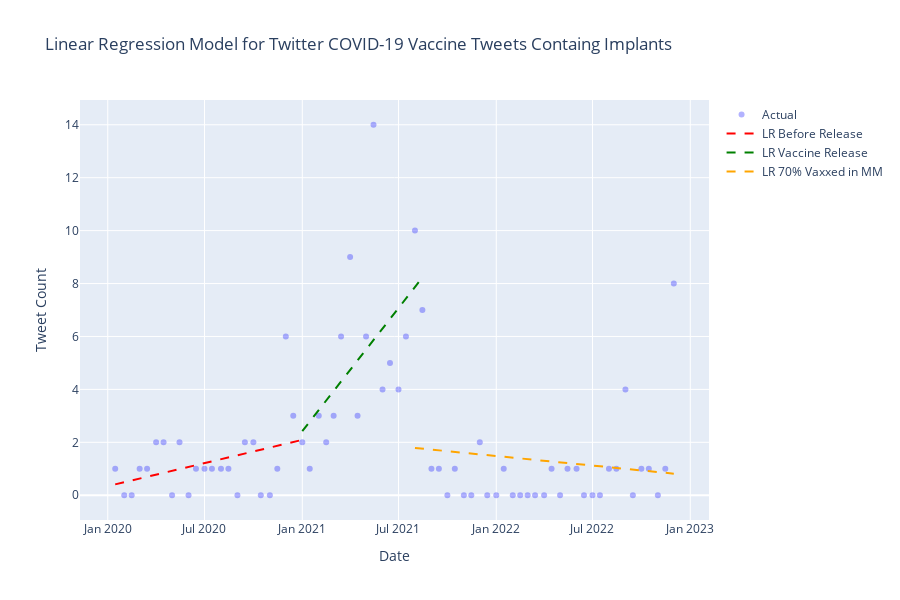

The notebook cell this image was saved under:
### Markdown cell above
# Perform Linear Regression

### Code cell
## Perform regression modeling
from sklearn.linear_model import LinearRegression
from sklearn.metrics import r2_score, mean_squared_error

import statsmodels.api as sm

# Convert datetime to int
x = df_dates_binned['Date'].astype('int64') / 10**9  # Convert to seconds (UNIX epoch start)
x_before_vaccine = x.loc[:23].tail(24)
x_during_release = x.loc[:38].tail(16)
x_after_release = x.loc[:69].tail(33)

x = x.values.reshape(-1, 1)
x_before_vaccine = x_before_vaccine.values.reshape(-1, 1)
x_during_release = x_during_release.values.reshape(-1, 1)
x_after_release = x_after_release.values.reshape(-1, 1)

y = df_dates_binned['Count'].loc[:69]
y_b = df_dates_binned['Count'].loc[:23].tail(24)
y_d = df_dates_binned['Count'].loc[:38].tail(16)
y_a = df_dates_binned['Count'].loc[:69].tail(33)
#--------------------------------------------------------------
# Linear regression model
#--------------------------------------------------------------
# Stastical approach
x_b = sm.add_constant(x_before_vaccine)
x_d = sm.add_constant(x_during_release)
x_a = sm.add_constant(x_after_release)

linear_model_stat_b = sm.OLS(y_b, x_b)
linear_model_stat_d = sm.OLS(y_d, x_d)
linear_model_stat_a = sm.OLS(y_a, x_a)

lms_results_b = linear_model_stat_b.fit()
lms_results_d = linear_model_stat_d.fit()
lms_results_a = linear_model_stat_a.fit()

p_values_b = lms_results_b.pvalues[1:]
p_values_d = lms_results_d.pvalues[1:]
p_values_a = lms_results_a.pvalues[1:]

# Machine learning approach (no p-values)

linear_model_b = LinearRegression()
linear_model_b.fit(x_b, y_b)
y_linear_pred_b = linear_model_b.predict(x_b)

linear_model_d = LinearRegression()
linear_model_d.fit(x_d, y_d)
y_linear_pred_d = linear_model_d.predict(x_d)

linear_model_a = LinearRegression()
linear_model_a.fit(x_a, y_a)
y_linear_pred_a = linear_model_a.predict(x_a)

# Calculate R2 and RMSE for linear regression model
linear_r2_b = r2_score(y_b, y_linear_pred_b)
linear_rmse_b = np.sqrt(mean_squared_error(y_b, y_linear_pred_b))

linear_r2_d = r2_score(y_d, y_linear_pred_d)
linear_rmse_d = np.sqrt(mean_squared_error(y_d, y_linear_pred_d))

linear_r2_a = r2_score(y_a, y_linear_pred_a)
linear_rmse_a = np.sqrt(mean_squared_error(y_a, y_linear_pred_a))

print("Model Evaluation - Machine Learning")
print("Linear Regression - Before Release : RMSE=%.2f, R2=%.2f" % (linear_rmse_b, linear_r2_b))
print("Linear Regression - Vaccine Release : RMSE=%.2f, R2=%.2f" % (linear_rmse_d, linear_r2_d))
print("Linear Regression - 70%% Vaxxed in MM : RMSE=%.2f, R2=%.2f" % (linear_rmse_a, linear_r2_a))

print("\nModel Evaluation - Linear Regression")
for i, p_value_b in enumerate(p_values_b.index): print(f'Before Release - P({p_value_b}): {p_values_b[i]}')
if any(p_values_b <= 0.05): print("There is a significant relationship between the predictor and the response\n")
else: print("There is no significant relationship between the predictor and the response\n")

for i, p_value_d in enumerate(p_values_d.index): print(f'Vaccine Release - P({p_value_d}): {p_values_d[i]}')
if any(p_values_d <= 0.05): print("There is a significant relationship between the predictor and the response\n")
else: print("There is no significant relationship between the predictor and the response\n")

for i, p_value_a in enumerate(p_values_a.index): print(f'70% Vaxxed in MM - P({p_value_a}): {p_values_a[i]}')
if any(p_values_a <= 0.05): print("There is a significant relationship between the predictor and the response\n")
else: print("There is no significant relationship between the predictor and the response\n")


# Plot the model
import plotly.graph_objects as go

xtt = df_dates_binned['Date'].loc[:69].dt.strftime('%Y-%m-%d')
scatter_actual = go.Scatter(x=xtt, y=y, mode='markers', name='Actual', marker=dict(color='blue', opacity=0.3))

xb = df_dates_binned['Date'].loc[:23].tail(24).dt.strftime('%Y-%m-%d')
line_regression_b = go.Scatter(x=xb, y=y_linear_pred_b, mode='lines', name='LR Before Release', line=dict(color='red', dash='dash'))

xd = df_dates_binned['Date'].loc[:38].tail(16).dt.strftime('%Y-%m-%d')
line_regression_d = go.Scatter(x=xd, y=y_linear_pred_d, mode='lines', name='LR Vaccine Release', line=dict(color='green', dash='dash'))

xa = df_dates_binned['Date'].loc[:69].tail(33).dt.strftime('%Y-%m-%d')
line_regression_a = go.Scatter(x=xa, y=y_linear_pred_a, mode='lines', name='LR 70% Vaxxed in MM', line=dict(color='orange', dash='dash'))

data = [scatter_actual, line_regression_b, line_regression_d, line_regression_a]

layout = go.Layout(xaxis=dict(title='Date'),
                   yaxis=dict(title='Tweet Count'),
                   title='Linear Regression Model for Twitter COVID-19 Vaccine Tweets Containg Implants',
                   showlegend=True,
                   height=600)

fig = go.Figure(data=data, layout=layout)
fig.show()

### Figure 1 — Plotly figure (JSON) as saved in the notebook; plotly's stock layout.template omitted (floating-point values rounded to 4 significant figures)
{"data": [{"marker": {"color": "blue", "opacity": 0.3}, "mode": "markers", "name": "Actual", "type": "scatter", "x": ["2020-01-15", "2020-02-01", "2020-02-15", "2020-03-01", "2020-03-15", "2020-04-01", "2020-04-15", "2020-05-01", "2020-05-15", "2020-06-01", "2020-06-15", "2020-07-01", "2020-07-15", "2020-08-01", "2020-08-15", "2020-09-01", "2020-09-15", "2020-10-01", "2020-10-15", "2020-11-01", "2020-11-15", "2020-12-01", "2020-12-15", "2021-01-01", "2021-01-15", "2021-02-01", "2021-02-15", "2021-03-01", "2021-03-15", "2021-04-01", "2021-04-15", "2021-05-01", "2021-05-15", "2021-06-01", "2021-06-15", "2021-07-01", "2021-07-15", "2021-08-01", "2021-08-15", "2021-09-01", "2021-09-15", "2021-10-01", "2021-10-15", "2021-11-01", "2021-11-15", "2021-12-01", "2021-12-15", "2022-01-01", "2022-01-15", "2022-02-01", "2022-02-15", "2022-03-01", "2022-03-15", "2022-04-01", "2022-04-15", "2022-05-01", "2022-05-15", "2022-06-01", "2022-06-15", "2022-07-01", "2022-07-15", "2022-08-01", "2022-08-15", "2022-09-01", "2022-09-15", "2022-10-01", "2022-10-15", "2022-11-01", "2022-11-15", "2022-12-01"], "y": [1, 0, 0, 1, 1, 2, 2, 0, 2, 0, 1, 1, 1, 1, 1, 0, 2, 2, 0, 0, 1, 6, 3, 2, 1, 3, 2, 3, 6, 9, 3, 6, 14, 4, 5, 4, 6, 10, 7, 1, 1, 0, 1, 0, 0, 2, 0, 0, 1, 0, 0, 0, 0, 0, 1, 0, 1, 1, 0, 0, 0, 1, 1, 4, 0, 1, 1, 0, 1, 8]}, {"line": {"color": "red", "dash": "dash"}, "mode": "lines", "name": "LR Before Release", "type": "scatter", "x": ["2020-01-15", "2020-02-01", "2020-02-15", "2020-03-01", "2020-03-15", "2020-04-01", "2020-04-15", "2020-05-01", "2020-05-15", "2020-06-01", "2020-06-15", "2020-07-01", "2020-07-15", "2020-08-01", "2020-08-15", "2020-09-01", "2020-09-15", "2020-10-01", "2020-10-15", "2020-11-01", "2020-11-15", "2020-12-01", "2020-12-15", "2021-01-01"], "y": [0.4118, 0.4929, 0.5598, 0.6314, 0.6982, 0.7794, 0.8462, 0.9226, 0.9894, 1.071, 1.137, 1.214, 1.281, 1.362, 1.429, 1.51, 1.577, 1.653, 1.72, 1.801, 1.868, 1.944, 2.011, 2.092]}, {"line": {"color": "green", "dash": "dash"}, "mode": "lines", "name": "LR Vaccine Release", "type": "scatter", "x": ["2021-01-01", "2021-01-15", "2021-02-01", "2021-02-15", "2021-03-01", "2021-03-15", "2021-04-01", "2021-04-15", "2021-05-01", "2021-05-15", "2021-06-01", "2021-06-15", "2021-07-01", "2021-07-15", "2021-08-01", "2021-08-15"], "y": [2.424, 2.783, 3.22, 3.579, 3.939, 4.298, 4.735, 5.094, 5.505, 5.865, 6.301, 6.661, 7.071, 7.431, 7.867, 8.227]}, {"line": {"color": "orange", "dash": "dash"}, "mode": "lines", "name": "LR 70% Vaxxed in MM", "type": "scatter", "x": ["2021-08-01", "2021-08-15", "2021-09-01", "2021-09-15", "2021-10-01", "2021-10-15", "2021-11-01", "2021-11-15", "2021-12-01", "2021-12-15", "2022-01-01", "2022-01-15", "2022-02-01", "2022-02-15", "2022-03-01", "2022-03-15", "2022-04-01", "2022-04-15", "2022-05-01", "2022-05-15", "2022-06-01", "2022-06-15", "2022-07-01", "2022-07-15", "2022-08-01", "2022-08-15", "2022-09-01", "2022-09-15", "2022-10-01", "2022-10-15", "2022-11-01", "2022-11-15", "2022-12-01"], "y": [1.787, 1.759, 1.725, 1.697, 1.666, 1.638, 1.604, 1.576, 1.544, 1.516, 1.482, 1.454, 1.42, 1.393, 1.365, 1.337, 1.303, 1.275, 1.243, 1.215, 1.181, 1.153, 1.122, 1.094, 1.06, 1.032, 0.998, 0.9701, 0.9383, 0.9104, 0.8765, 0.8486, 0.8167]}], "layout": {"height": 600, "showlegend": true, "title": {"text": "Linear Regression Model for Twitter COVID-19 Vaccine Tweets Containg Implants"}, "xaxis": {"title": {"text": "Date"}}, "yaxis": {"title": {"text": "Tweet Count"}}}}
